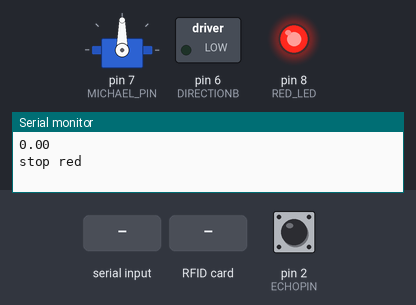
This sketch was run on a simulated Arduino Uno, built with avr-gcc and run on an emulated ATmega328P. Parts: servo, switched loads named in the sketch (green lamp = pin HIGH), output pins drawn as LEDs (lit = HIGH), the last lines printed to the serial monitor. The test bench sets the inputs (shaded band); at power-on: pin 2 (ECHOPIN) LOW. Pins used as bus, display or sensor lines are not drawn.

Above: at 1.2 s.
1.3 s: "d" received over the second serial link
At 2.7 s:
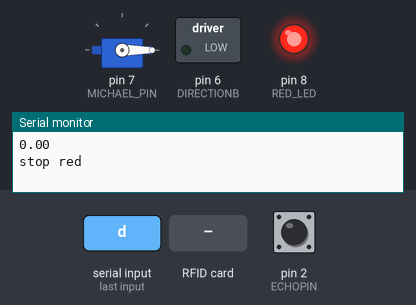
At 7.9 s:
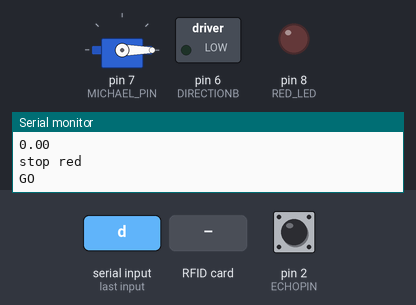
8.4 s: RFID card 5E 7A 19 C4 held to the reader
13.0 s: "1" received over the second serial link
16.5 s: pin 2 (ECHOPIN) pulsed HIGH 5 times (0.12 s each, 0.3 s apart)
At 20.6 s:
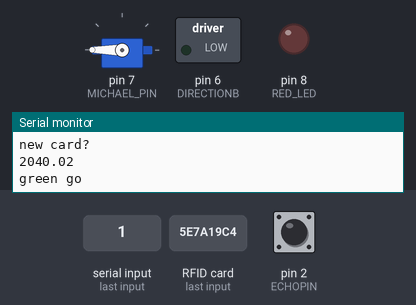
Timing chart, 0 to 21.0 s (numbered marks = the images above; inputs shaded):
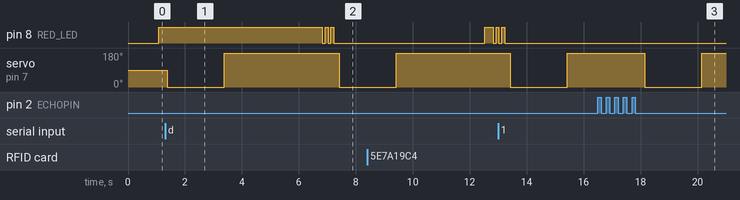

The sketch:

rfid.ino
```cpp
// (licence header left out)
#include <SPI.h>
#include <MFRC522.h>

#define RST_PIN 9  // Configurable, see typical pin layout above
#define SS_PIN 10  // Configurable, see typical pin layout above

#define TRIGGERPIN 5  // this is the pin that sends out the pulse.         servo
#define ECHOPIN 2     // this is the pin that reads the distance

#include <Servo.h>
#define MICHAEL_PIN 7
//make a servo object

Servo  michael;

int const RX_PIN = 4;  //this is the rx pin this recieves the bluetooth
int const TX_PIN = 3;  // this tx pin transmits the bluetooth;
#include <SoftwareSerial.h>
SoftwareSerial tooth(TX_PIN, RX_PIN);  // make a bluetooth object DSD TECH 09c70333
// set tx and rx pins
// tx goes first then rx
char davis;

#define RED_LED 8  // where the red led is connected to arduino board


#define ENABLE 5  // pin that the motor to turn on with insensity DC MOTOR
#define DIRECTIONA 7
#define DIRECTIONB 6
bool lock = false;

MFRC522 mfrc522(SS_PIN, RST_PIN);  // Create MFRC522 instance

void setup() {
  Serial.begin(9600);  // Initialize serial communications with the PC
  while (!Serial)
    ;                                 // Do nothing if no serial port is opened (added for Arduinos based on ATMEGA32U4)
  SPI.begin();                        // Init SPI bus
  mfrc522.PCD_Init();                 // Init MFRC522
  delay(4);                           // Optional delay. Some board do need more time after init to be ready, see Readme
  mfrc522.PCD_DumpVersionToSerial();  // Show details of PCD - MFRC522 Card Reader details
  Serial.println(F("Scan PICC to see UID, SAK, type, and data blocks..."));

  pinMode(TRIGGERPIN, OUTPUT);  // send pulse
  pinMode(ECHOPIN, INPUT);      // input because reading pulsing that is coming in

  pinMode(ENABLE, OUTPUT);
  pinMode(DIRECTIONA, OUTPUT);
  pinMode(DIRECTIONB, OUTPUT);

  pinMode(RED_LED, OUTPUT);
    tooth.begin(9600);

    michael.attach(MICHAEL_PIN); // connecting the serve object to the pin
  michael.write(90); // set the start of propellor to 90 degrees

}

void loop() {
  //Reset the loop if no new card present on the sensor/reader. This saves the entire process when idle.
  digitalWrite(TRIGGERPIN, LOW);
  delayMicroseconds(2);
  digitalWrite(TRIGGERPIN, HIGH);
  delayMicroseconds(10);

  float duration = pulseIn(ECHOPIN, HIGH);  // read duration from sensor
  // distance=speed*time
  float speed = 0.034;                    // cm per micro seconds
  float distance = speed * duration / 2;  // distnace between sensor hitting the way and coming back
  Serial.println(distance);

  if (distance > 10) {
    Serial.println("green go");
    digitalWrite(RED_LED, LOW);
  }
  if (distance < 10 && distance > 5) {
    Serial.println("yellow slow down");
    digitalWrite(RED_LED, LOW);
    lock=false;
  }
  if (distance <= 5) {
    Serial.println("stop red");
    digitalWrite(RED_LED, HIGH);
    lock=true;
  }

// Serial.println("bluetooth");
delay(200);

  // put your main code here, to run repeatedly:
  if (tooth.available() > 0) {
// Serial.println("bluetooth");

    davis = tooth.read();
    tooth.println("reading new imput:");
    tooth.print(davis);
  }
  if (davis == 'd') {
    Serial.println("GO");
    digitalWrite(RED_LED, HIGH);
    delay(100);
    digitalWrite(RED_LED, LOW);
    delay(100);
    digitalWrite(RED_LED, HIGH);
    delay(100);
    digitalWrite(RED_LED, LOW);
    delay(100);
    digitalWrite(RED_LED, HIGH);
    delay(100);
    digitalWrite(RED_LED, LOW);
    delay(100);
    lock=true;
  }

  delay(100);
if(lock==true){
   michael.write(0); // set the start of propellor to 90 degrees
  delay(2000);
  michael.write(180);
  delay(2000);
}
  //to 100


  delay(100);
Serial.println("rfid");


  if (!mfrc522.PICC_IsNewCardPresent()) {
    Serial.println("new card?");

    return;
  }

  // Select one of the cards
  if (!mfrc522.PICC_ReadCardSerial()) {

        Serial.println("read card?");

    return;
  }


  	// mfrc522.PICC_DumpToSerial(&(mfrc522.uid));


  MFRC522::PICC_Type piccType = mfrc522.PICC_GetType(mfrc522.uid.sak);


  Serial.print(F("RFID Tag UID:"));

  printHex(mfrc522.uid.uidByte, mfrc522.uid.size);

  Serial.println("");


  mfrc522.PICC_HaltA();  // Halt PICC
}

void printHex(byte *buffer, byte bufferSize) {


  //Serial.begin("reading?");

  for (byte i = 0; i < bufferSize; i++) {

    Serial.print(buffer[i] < 0x10 ? " 0" : " ");

    Serial.print(buffer[i], HEX);
  }
}
```

Measured:
- after the input at 1.3 s, pin 8 (RED_LED): alternates HIGH for 0.10 s and LOW for 0.10 s, 5 changes in all, then stays LOW, starting after 5.5 s
- after the input at 16.5 s, pin 8 (RED_LED): stays LOW (without the input it goes to HIGH after 2.1 s)
